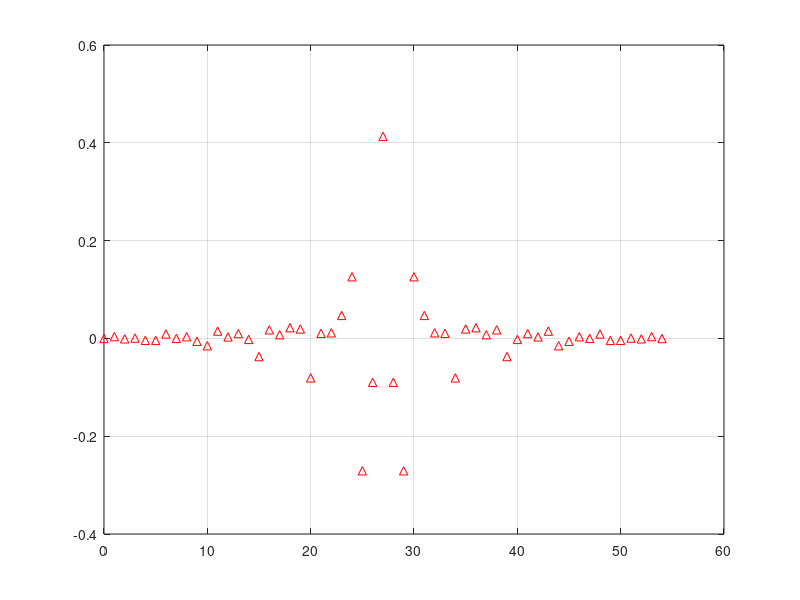

The MATLAB source for this figure: (Note: this script raises an error after producing the figure.)
fsamp = 4600/(2*pi); %sampling frequency in hz
f_a1=500/(2*pi);    %lower stopband edge frequency in hz
f_p1=1200/(2*pi);   %lower passband edge frequency in hz
f_p2=1700/(2*pi);   %upper passband edge frequency in hz
f_a2=1900/(2*pi);   %upper stopband edge frequency in hz

% order for the kaiser funtion
fcuts = [f_a1 f_p1 f_p2 f_a2]; % frequecy edges 
mags = [0 1 0];                  % amplitude of the bandpass filter
devs = [10^-(41/20) 10^-(0.21/20) 10^-(41/20)];  %ripples (passband ripple and stopbandripple) 

% Calculate the order from the parameters using KAISERORD.
[n,Wn,beta,ftype] = kaiserord(fcuts,mags,devs,fsamp);  %kaiser window
n = n + rem(n,2);
hh = fir1(n,Wn,ftype,kaiser(n+1,beta),'noscale');% cofficent of the kaiserwindow(bandpass filter)

figure(1);
impz(hh);  % impluse responce 
grid on;



ddd=fvtool(hh,'Fs',fsamp); %maginitude responce of filter (between -fsamping/2 to fsampling/2)
axis([-fsamp/2 fsamp/2 -90 10 ]);
grid on;


kv=fvtool(hh,'Fs',fsamp);% magintiude responce 0 to fsamp
grid on;

hfvt = fvtool(hh,'Fs',fsamp);        % magnitude responce of the filter of passband area
grid on;
axis([0 fsamp/2 -0.08 +0.08 ]);






%{
[H,f] = freqz(hh,1,1024,fsamp); % magnitude responce of the filter 
figure(2);

plot(f,abs(H)) % plot of the magnitude responce
axis([-fsamp/2 fsamp/2 1 0.05]);
xlabel('frequency(Hz)'); % x axis
ylabel('db');       %y axis
title('magnitude of Digital filter')
grid on;
%}



%{
lenfft = 1024;
fft1 = fft(hh,lenfft); %fourier transformation 
fft2 = fftshift(fft1); % shift the zero frequceny component
freq2 = (-(lenfft-1)/2:(lenfft-1)/2).*(fsamp/lenfft); %arrange the frequeny (-fsamp/2 to fsamp/2)

figure(3);
plot(freq2,abs(fft2)) % plot the -fsamp/2 to fsamp/2 graph
xlabel('frequency');
ylabel('dB');
title('magnitude of Digital filter');
%}



%{
k = length(hh);
X = fft(hh);
f = (0:k-1)*(fsamp/k);     %frequency range
power = abs(X).^2/k;    %power

Y = fftshift(X);
fshift = (-k/2:k/2-1)*(fsamp/k); % zero-centered frequency range
powershift = abs(Y).^2/k;     % zero-centered power
plot(fshift,powershift)
%}

%{
Y_SHIFTED = fftshift(Y);
Fv = linspace(-fsamp/2, fsamp/2, size(Y,1));
figure(3);
plot(Fv, abs(Y_SHIFTED))
grid
%}



